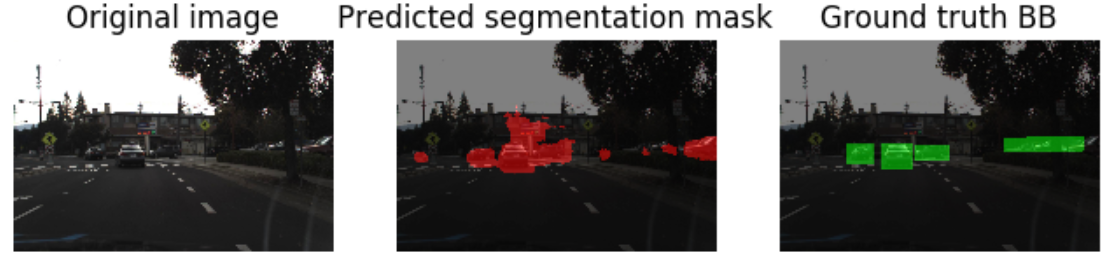
#> input picture Existing models/vehicle detection/u-net/images/Bad.png, 1115 x 255 px; its folder holds only this picture in this run
$ python -i detection.py   (imports and definitions only)   (older library calls are emulated)
#> lines starting #> are read from the running program, lines starting #| are printed output that depends on the picture
#Contributed by Li Ma, github:dolaameng

from . import config
from . import classification

from scipy.misc import imresize
import numpy as np

from skimage.measure import label, regionprops
from skimage.morphology import closing, square, opening
import cv2

class VehicleDetector(object):
    def __init__(self):
        """Main control parameters for balance between recall vs precision:
        - stride
        - scale
        """
        # vehicle classification model
        print("building vehicle classification model")
        self.vehicle_model = classification.build_model()
        # parameters for sliding window
        self.window_size = (64, 64)
        self.rows = (0.5, 1)
        self.cols = (0.35, 1)
        self.stride = (32, 32)
        # parameters for layer pyramid
        self.scale = 1.2
        # heatmap threshold
        self.heatmap_thr = 2.5
        # for video detection
        self.last_heatmap = None

    # [142 lines left out: functions slide_window, get_image_pyramid, get_pyramid_slide_window, preprocess, get_heatmap, draw_merged_boxes and 3 more, not called in this run]


>>> import cv2
>>> picture = cv2.imread('../../Existing models/vehicle detection/u-net/images/Bad.png', cv2.IMREAD_GRAYSCALE)
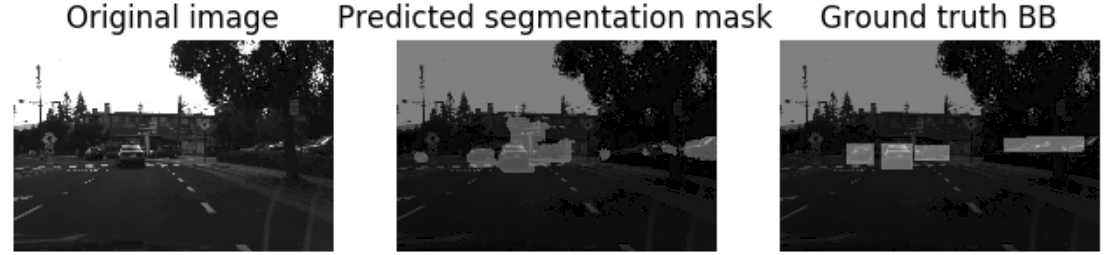
#> picture: shape (255, 1115); min 0, max 255, mean 106
#> (the run stopped early here; a loop or call above may not have finished)

$ run again, on Existing models/vehicle detection/u-net/images/StretchAugmentation.png
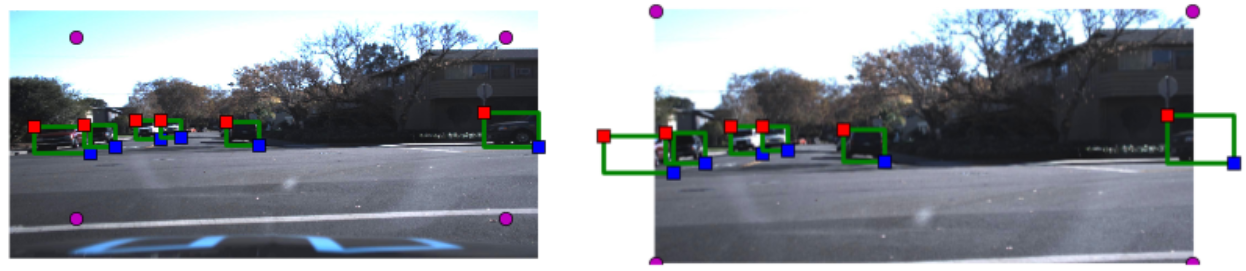
#> input picture Existing models/vehicle detection/u-net/images/StretchAugmentation.png, 1246 x 271 px
#> `picture = cv2.imread('../../Existing models/vehicle detection/u-net/im..`:
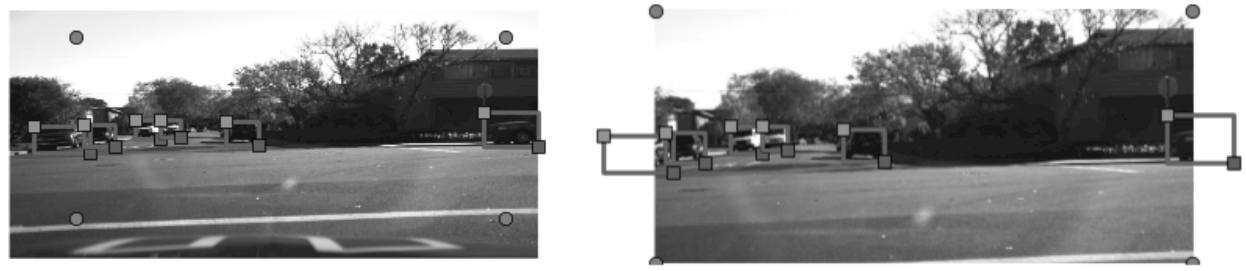
#> picture: shape (271, 1246); min 0, max 255, mean 148.7

$ run again, on Existing models/vehicle detection/u-net/images/TargetSegment.png
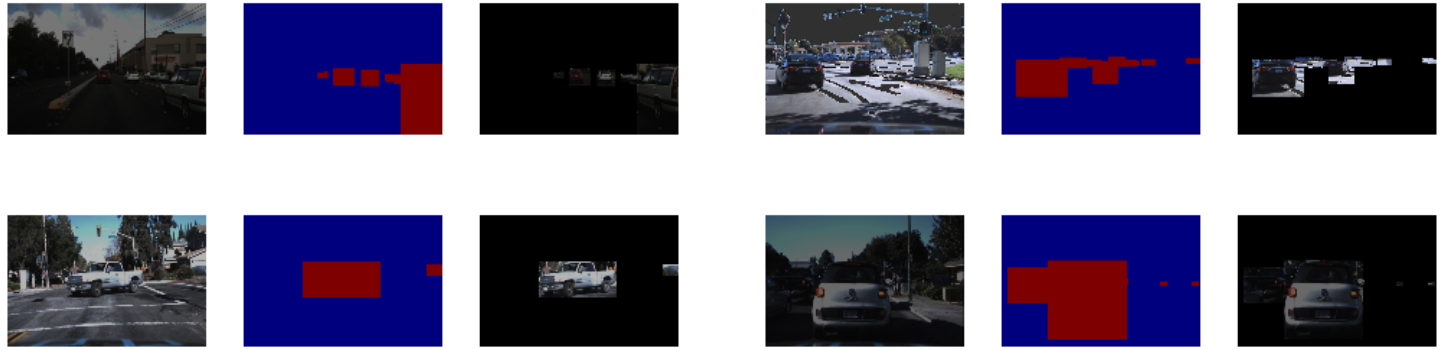
#> input picture Existing models/vehicle detection/u-net/images/TargetSegment.png, 1444 x 350 px
#> `picture = cv2.imread('../../Existing models/vehicle detection/u-net/im..`:
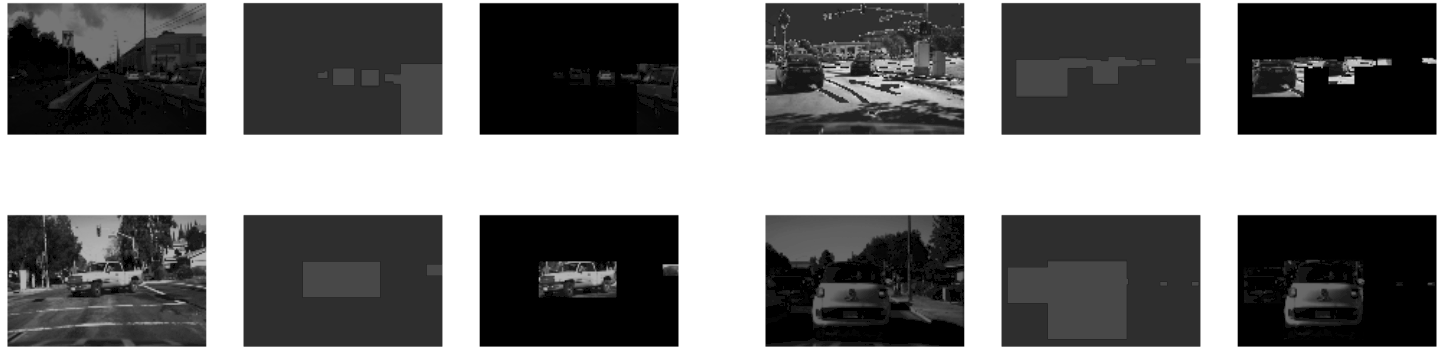
#> picture: shape (350, 1444); min 0, max 255, mean 120.5
